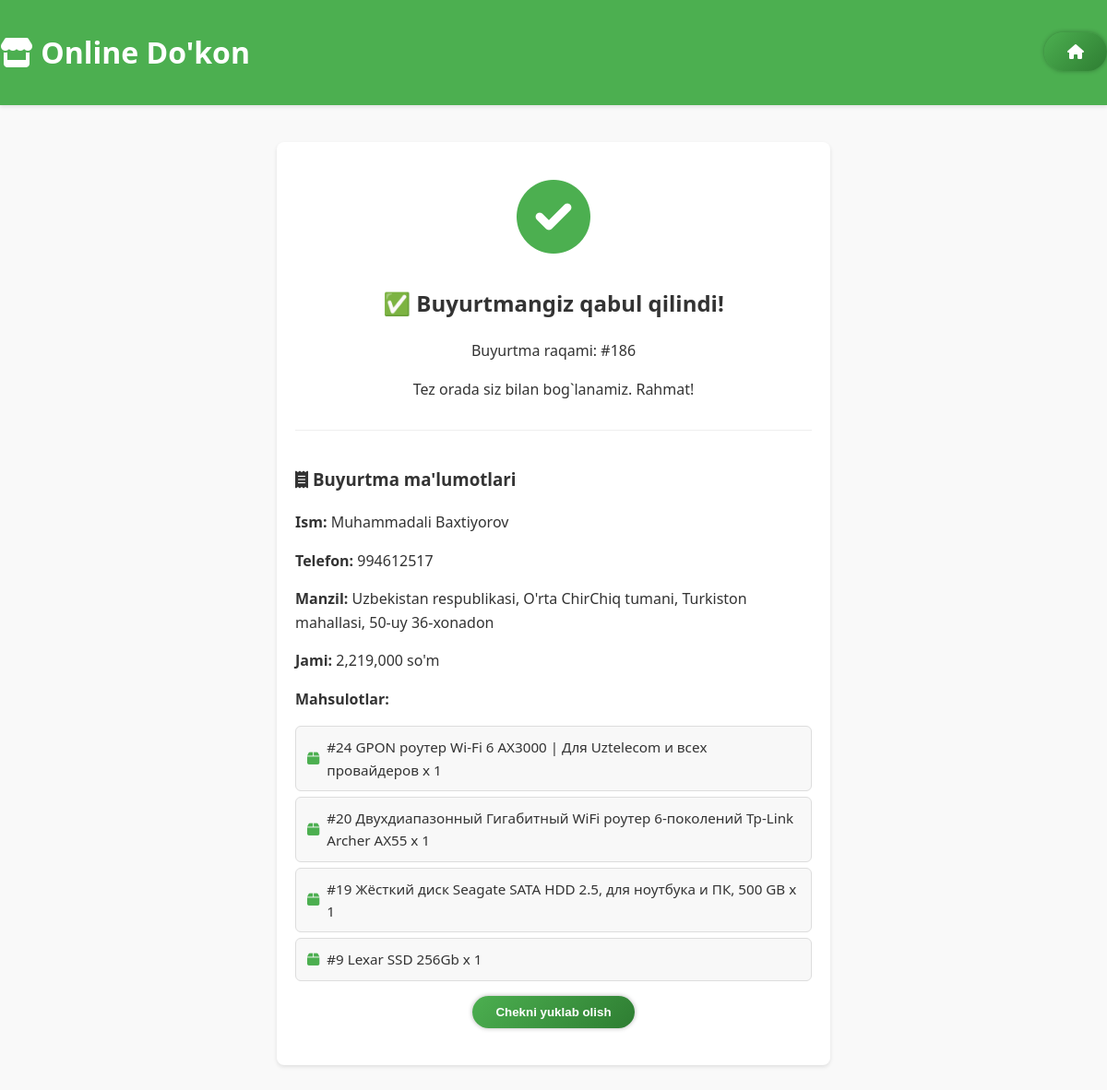
Page /success/186 on the committed database.
### tables this page shows
CREATE TABLE "orders" (id INTEGER PRIMARY KEY AUTOINCREMENT, name TEXT, phone TEXT, address TEXT, location TEXT, products TEXT, total_price INTEGER, data_add TEXT, status TEXT DEFAULT ('YANGI'));

### app.py (the view)
@app.route('/success/<int:order_id>')
def success(order_id):
    conn = get_db_connection()
    order = conn.execute('SELECT * FROM orders WHERE id = ?', (order_id,)).fetchone()
    conn.close()
    products = []
    if order and order['products']:
        raw_items = re.split(r'\),\s*\(', order['products'])
        products = [item.strip("() ").strip() for item in raw_items]
    return render_template('success.html', order=order, products=products)

### app.py (called while the page is built)
def get_db_connection():
    conn = sqlite3.connect('database/shop.db')
    conn.row_factory = sqlite3.Row
    return conn

### templates/success.html (shortened to what this page needs)
<!DOCTYPE html>
<html lang="uz">
<head>
    <link rel="stylesheet" href="{{ url_for('static', filename='styles.css') }}">
    <link rel="stylesheet" href="https://cdnjs.cloudflare.com/ajax/libs/font-awesome/6.0.0/css/all.min.css">
</head>
<body>
    <header class="header">
        <div class="container">
            <h1><i class="fas fa-store"></i> Online Do'kon</h1>
            <nav class="bottom-nav">
                <a href="{{ url_for('index') }}" class="btn">
                    <i class="fas fa-home"></i>
                </a>
            </nav>
        </div>
    </header>
    <main class="container">
        <div class="success-message">
            <div class="success-icon">
                <i class="fas fa-check-circle" style="font-size: 80px; color: #4CAF50;"></i>
            </div>
            <h2>✅ Buyurtmangiz qabul qilindi!</h2>
            <p>Buyurtma raqami: #{{ order.id }}</p>
            <p>Tez orada siz bilan bog`lanamiz. Rahmat!</p>
            <div class="order-details">
                <h3><i class="fas fa-receipt"></i> Buyurtma ma'lumotlari</h3>
                <p><strong>Ism:</strong> {{ order.name }}</p>
                <p><strong>Telefon:</strong> {{ order.phone }}</p>
                <p><strong>Manzil:</strong> {{ order.address }}</p>
                <p><strong>Jami:</strong> {{ "{:,.0f}".format(order.total_price) }} so'm</p>
                <p><strong>Mahsulotlar:</strong></p>
                <ul class="product-list">
                    {% for product in products %}
                    <li><i class="fas fa-box"></i> {{ product }}</li>
                    {% endfor %}
                </ul>
            </div>
            <button id="downloadBtn" class="btn" data-order="{{ order.id }}">
                Chekni yuklab olish
            </button>
        </div>
    </main>
</body>
</html>

### static/styles.css (style rules this page uses)
:root { --primary: rgb(76, 175, 80); --secondary: #FF9800; --light: #f5f5f5; --dark: #333; --border: #e0e0e0; }
body { font-family: 'Segoe UI', Tahoma, sans-serif; line-height: 1.6; color: var(--dark); background: #f9f9f9; margin: 0; padding: 0; transition: background 0.3s ease; }
*, *::before, *::after { box-sizing: border-box; }
.container { max-width: 2400px; justify-content: space-between; gap: 40px; margin: 0 auto; padding: 0 15px; width: 100%; }
.header { background: var(--primary); color: #fff; box-shadow: 0 2px 4px rgba(0,0,0,0.1); }
.header .container { display: flex; justify-content: space-between; align-items: center; padding: 10px 0; }
.btn { background: linear-gradient(135deg, var(--primary), #2e7d32); color: #fff; padding: 10px 25px; border: none; border-radius: 25px; font-weight: 600; cursor: pointer; transition: all 0.3s ease; box-shadow: 0 0 5px rgba(0,0,0,0.3); }

### templates/success.html (style rules this page uses)
.success-message { text-align: center; padding: 40px 20px; background: white; border-radius: 8px; box-shadow: 0 2px 4px rgba(0, 0, 0, 0.1); max-width: 600px; margin: 40px auto; }
.success-icon { color: #4CAF50; font-size: 60px; margin-bottom: 20px; }
.order-details { margin-top: 30px; text-align: left; border-top: 1px solid #eee; padding-top: 20px; }
.product-list { list-style: none; padding-left: 0; margin-top: 10px; }
.product-list li { background: #f8f8f8; margin: 6px 0; padding: 10px 12px; border-radius: 6px; border: 1px solid #ddd; font-size: 0.95rem; display: flex; align-items: center; gap: 8px; }
.product-list li i { color: #4CAF50; }

### rows in the picture
orders: id "186", name "Muhammadali Baxtiyorov", phone "994612517", address "Uzbekistan respublikasi, O'rta ChirChiq tumani, Turkiston mahallasi, 50-uy 36-xonadon", total_price "2,219,000"

### other values in the picture
{{ product }} "#24 GPON роутер Wi-Fi 6 AX3000 | Для Uztelecom и всех провайдеров x 1" "#20 Двухдиапазонный Гигабитный WiFi роутер 6-поколений Tp-Link Archer AX55 x 1" "#19 Жёсткий диск Seagate SATA HDD 2.5, для ноутбука и ПК, 500 GB x 1" "#9 Lexar SSD 256Gb x 1"
